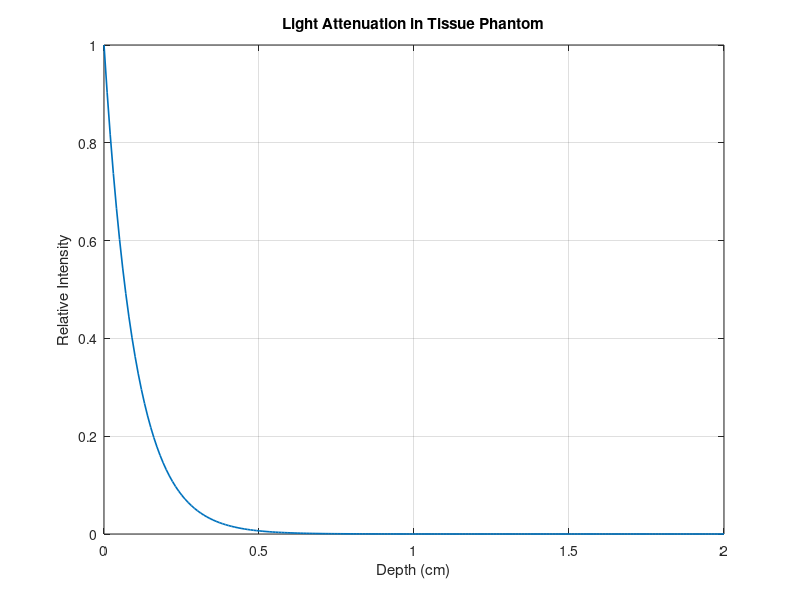

Write MATLAB code to recreate this figure.

% EXP10 - Beer-Lambert attenuation

clc;
clear;
close all;

% Define optical properties
I0 = 1;
mua = 0.1;
mus = 10;
g = 0.9;

% Reduced scattering coefficient
mus_prime = mus*(1-g);

% Total attenuation coefficient
mut = mua + mus;

% Define tissue depth
x = linspace(0, 2, 200);

% Calculate light attenuation
I = I0*exp(-mut*x);

% Plot the graph
plot(x, I, 'LineWidth', 1.2);

xlabel('Depth (cm)');
ylabel('Relative Intensity');

title('Light Attenuation in Tissue Phantom');
grid on;

% Display result
fprintf('Reduced scattering = %.2f /cm\n', mus_prime);
